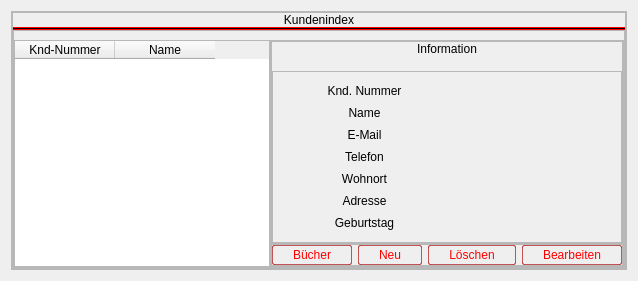
            <widget class="QWidget" name="userlistView">
             <layout class="QVBoxLayout" name="verticalLayout_13">
              <property name="spacing">
               <number>0</number>
              </property>
              <item>
               <widget class="QFrame" name="frame_38">
                <property name="frameShape">
                 <enum>QFrame::StyledPanel</enum>
                </property>
                <property name="frameShadow">
                 <enum>QFrame::Raised</enum>
                </property>
                <layout class="QVBoxLayout" name="verticalLayout_36">
                 <property name="spacing">
                  <number>0</number>
                 </property>
                 <property name="leftMargin">
                  <number>0</number>
                 </property>
                 <property name="topMargin">
                  <number>0</number>
                 </property>
                 <property name="rightMargin">
                  <number>0</number>
                 </property>
                 <property name="bottomMargin">
                  <number>0</number>
                 </property>
                 <item>
                  <widget class="QFrame" name="frame_39">
                   <property name="frameShape">
                    <enum>QFrame::StyledPanel</enum>
                   </property>
                   <property name="frameShadow">
                    <enum>QFrame::Raised</enum>
                   </property>
                   <layout class="QVBoxLayout" name="verticalLayout_37">
                    <property name="spacing">
                     <number>0</number>
                    </property>
                    <property name="leftMargin">
                     <number>0</number>
                    </property>
                    <property name="topMargin">
                     <number>0</number>
                    </property>
                    <property name="rightMargin">
                     <number>0</number>
                    </property>
                    <property name="bottomMargin">
                     <number>0</number>
                    </property>
                    <item>
                     <widget class="QLabel" name="label_8">
                      <property name="styleSheet">
                       <string notr="true">QLabel{
	
	font: 26pt &quot;Ethnocentric&quot;;
}</string>
                      </property>
                      <property name="text">
                       <string>Kundenindex</string>
                      </property>
                      <property name="alignment">
                       <set>Qt::AlignCenter</set>
                      </property>
                     </widget>
                    </item>
                    <item>
                     <widget class="Line" name="line">
                      <property name="minimumSize">
                       <size>
                        <width>1</width>
                        <height>0</height>
                       </size>
                      </property>
                      <property name="styleSheet">
                       <string notr="true">gridline-color: rgb(255, 0, 0);
background-color: rgb(255, 0, 0);</string>
                      </property>
                      <property name="frameShadow">
                       <enum>QFrame::Plain</enum>
                      </property>
                      <property name="midLineWidth">
                       <number>0</number>
                      </property>
                      <property name="orientation">
                       <enum>Qt::Horizontal</enum>
                      </property>
                     </widget>
                    </item>
                    <item>
                     <widget class="QFrame" name="frame_8">
                      <property name="frameShape">
                       <enum>QFrame::StyledPanel</enum>
                      </property>
                      <property name="frameShadow">
                       <enum>QFrame::Raised</enum>
                      </property>
                      <layout class="QHBoxLayout" name="horizontalLayout_11">
                       <property name="spacing">
                        <number>0</number>
                       </property>
                       <property name="leftMargin">
                        <number>0</number>
                       </property>
                       <property name="topMargin">
                        <number>9</number>
                       </property>
                       <property name="rightMargin">
                        <number>0</number>
                       </property>
                       <property name="bottomMargin">
                        <number>0</number>
                       </property>
                       <item>
                        <widget class="QTableWidget" name="userTable">
                         <property name="editTriggers">
                          <set>QAbstractItemView::NoEditTriggers</set>
                         </property>
                         <property name="selectionBehavior">
                          <enum>QAbstractItemView::SelectRows</enum>
                         </property>
                         <property name="textElideMode">
                          <enum>Qt::ElideMiddle</enum>
                         </property>
                         <property name="sortingEnabled">
                          <bool>true</bool>
                         </property>
                         <column>
                          <property name="text">
                           <string>Knd-Nummer</string>
                          </property>
                         </column>
                         <column>
                          <property name="text">
                           <string>Name</string>
                          </property>
                         </column>
                        </widget>
                       </item>
                       <item>
                        <widget class="QFrame" name="frame_9">
                         <property name="sizePolicy">
                          <sizepolicy hsizetype="Expanding" vsizetype="Preferred">
                           <horstretch>0</horstretch>
                           <verstretch>0</verstretch>
                          </sizepolicy>
                         </property>
                         <property name="frameShape">
                          <enum>QFrame::StyledPanel</enum>
                         </property>
                         <property name="frameShadow">
                          <enum>QFrame::Raised</enum>
                         </property>
                         <layout class="QVBoxLayout" name="verticalLayout_12">
                          <property name="spacing">
                           <number>0</number>
                          </property>
                          <property name="leftMargin">
                           <number>0</number>
                          </property>
                          <property name="topMargin">
                           <number>0</number>
                          </property>
                          <property name="rightMargin">
                           <number>0</number>
                          </property>
                          <property name="bottomMargin">
                           <number>0</number>
                          </property>
                          <item alignment="Qt::AlignVCenter">
                           <widget class="QFrame" name="frame_11">
                            <property name="sizePolicy">
                             <sizepolicy hsizetype="Preferred" vsizetype="Expanding">
                              <horstretch>0</horstretch>
                              <verstretch>0</verstretch>
                             </sizepolicy>
                            </property>
                            <property name="frameShape">
                             <enum>QFrame::StyledPanel</enum>
                            </property>
                            <property name="frameShadow">
                             <enum>QFrame::Raised</enum>
                            </property>
                            <layout class="QVBoxLayout" name="verticalLayout_14">
                             <property name="spacing">
                              <number>15</number>
                             </property>
                             <property name="leftMargin">
                              <number>0</number>
                             </property>
                             <property name="topMargin">
                              <number>0</number>
                             </property>
                             <property name="rightMargin">
                              <number>0</number>
                             </property>
                             <property name="bottomMargin">
                              <number>0</number>
                             </property>
                             <item alignment="Qt::AlignHCenter|Qt::AlignVCenter">
                              <widget class="QLabel" name="label_9">
                               <property name="styleSheet">
                                <string notr="true">QLabel{
	
	font: 16pt &quot;Ethnocentric&quot;;
}</string>
                               </property>
                               <property name="text">
                                <string>Information</string>
                               </property>
                              </widget>
                             </item>
                             <item alignment="Qt::AlignTop">
                              <widget class="QFrame" name="frame_12">
                               <property name="sizePolicy">
                                <sizepolicy hsizetype="Preferred" vsizetype="Expanding">
                                 <horstretch>0</horstretch>
                                 <verstretch>0</verstretch>
                                </sizepolicy>
                               </property>
                               <property name="frameShape">
                                <enum>QFrame::StyledPanel</enum>
                               </property>
                               <property name="frameShadow">
                                <enum>QFrame::Raised</enum>
                               </property>
                               <layout class="QGridLayout" name="gridLayout">
                                <property name="leftMargin">
                                 <number>12</number>
                                </property>
                                <property name="topMargin">
                                 <number>12</number>
                                </property>
                                <property name="rightMargin">
                                 <number>12</number>
                                </property>
                                <property name="bottomMargin">
                                 <number>12</number>
                                </property>
                                <property name="horizontalSpacing">
                                 <number>6</number>
                                </property>
                                <property name="verticalSpacing">
                                 <number>8</number>
                                </property>
                                <item row="2" column="1">
                                 <widget class="QLabel" name="usermailLabel">
                                  <property name="text">
                                   <string/>
                                  </property>
                                 </widget>
                                </item>
                                <item row="0" column="1">
                                 <widget class="QLabel" name="kndNumLabel">
                                  <property name="text">
                                   <string/>
                                  </property>
                                 </widget>
                                </item>
                                <item row="1" column="1">
                                 <widget class="QLabel" name="usernameLabel">
                                  <property name="text">
                                   <string/>
                                  </property>
                                 </widget>
                                </item>
                                <item row="1" column="0">
                                 <widget class="QLabel" name="label_10">
                                  <property name="styleSheet">
                                   <string notr="true">QLabel{
	font: 12px &quot;Ethnocentric&quot;;
}</string>
                                  </property>
                                  <property name="text">
                                   <string>Name</string>
                                  </property>
                                  <property name="alignment">
                                   <set>Qt::AlignCenter</set>
                                  </property>
                                 </widget>
                                </item>
                                <item row="3" column="0">
                                 <widget class="QLabel" name="label_20">
                                  <property name="sizePolicy">
                                   <sizepolicy hsizetype="Preferred" vsizetype="Preferred">
                                    <horstretch>0</horstretch>
                                    <verstretch>0</verstretch>
                                   </sizepolicy>
                                  </property>
                                  <property name="styleSheet">
                                   <string notr="true">QLabel{
	
	font: 12px &quot;Ethnocentric&quot;;
}</string>
                                  </property>
                                  <property name="text">
                                   <string>Telefon</string>
                                  </property>
                                  <property name="alignment">
                                   <set>Qt::AlignCenter</set>
                                  </property>
                                 </widget>
                                </item>
                                <item row="5" column="1">
                                 <widget class="QLabel" name="usercityLabel">
                                  <property name="text">
                                   <string/>
                                  </property>
                                 </widget>
                                </item>
                                <item row="2" column="0">
                                 <widget class="QLabel" name="label_12">
                                  <property name="styleSheet">
                                   <string notr="true">QLabel{
	
	font: 12px &quot;Ethnocentric&quot;;
}</string>
                                  </property>
                                  <property name="text">
                                   <string>E-Mail</string>
                                  </property>
                                  <property name="alignment">
                                   <set>Qt::AlignCenter</set>
                                  </property>
                                 </widget>
                                </item>
                                <item row="0" column="0">
                                 <widget class="QLabel" name="label_14">
                                  <property name="styleSheet">
                                   <string notr="true">QLabel{
	font: 12px &quot;Ethnocentric&quot;;
}</string>
                                  </property>
                                  <property name="text">
                                   <string>Knd. Nummer</string>
                                  </property>
                                  <property name="alignment">
                                   <set>Qt::AlignCenter</set>
                                  </property>
                                 </widget>
                                </item>
                                <item row="5" column="0">
                                 <widget class="QLabel" name="label_18">
                                  <property name="sizePolicy">
                                   <sizepolicy hsizetype="Preferred" vsizetype="Preferred">
                                    <horstretch>0</horstretch>
                                    <verstretch>0</verstretch>
                                   </sizepolicy>
                                  </property>
                                  <property name="styleSheet">
                                   <string notr="true">QLabel{
	
	font: 12px &quot;Ethnocentric&quot;;
}</string>
                                  </property>
                                  <property name="text">
                                   <string>Wohnort</string>
                                  </property>
                                  <property name="alignment">
                                   <set>Qt::AlignCenter</set>
                                  </property>
                                 </widget>
                                </item>
                                <item row="6" column="1">
                                 <widget class="QLabel" name="useradressLabel">
                                  <property name="text">
                                   <string/>
                                  </property>
                                 </widget>
                                </item>
                                <item row="3" column="1">
                                 <widget class="QLabel" name="userphoneLabel">
                                  <property name="text">
                                   <string/>
                                  </property>
                                 </widget>
                                </item>
                                <item row="6" column="0">
                                 <widget class="QLabel" name="label_16">
                                  <property name="styleSheet">
                                   <string notr="true">QLabel{
	
	font: 12px &quot;Ethnocentric&quot;;
}</string>
                                  </property>
                                  <property name="text">
                                   <string>Adresse</string>
                                  </property>
                                  <property name="alignment">
                                   <set>Qt::AlignCenter</set>
                                  </property>
                                 </widget>
                                </item>
                                <item row="7" column="0">
                                 <widget class="QLabel" name="label_11">
                                  <property name="styleSheet">
                                   <string notr="true">QLabel{
	font: 12px &quot;Ethnocentric&quot;;
}</string>
                                  </property>
                                  <property name="text">
                                   <string>Geburtstag</string>
                                  </property>
                                  <property name="alignment">
                                   <set>Qt::AlignCenter</set>
                                  </property>
                                 </widget>
                                </item>
                                <item row="7" column="1">
                                 <widget class="QLabel" name="usergbLabel">
                                  <property name="text">
                                   <string/>
                                  </property>
                                 </widget>
                                </item>
                               </layout>
                              </widget>
                             </item>
                            </layout>
                           </widget>
                          </item>
                          <item alignment="Qt::AlignHCenter">
                           <widget class="QFrame" name="frame_10">
                            <property name="styleSheet">
                             <string notr="true">QPushButton{
	border: 1px solid rgba(170, 0, 0,165);
	padding: 2px 20px;
	border-radius: 2%;
	color: rgb(255, 0, 0)
}

QPushButton::Hover{
	border: 1.4px solid rgb(255, 0, 0);
	background-color: qlineargradient(spread:pad, x1:0, y1:0, x2:1, y2:1, stop:0 rgba(255, 0, 0, 70), stop:1 rgba(65, 0, 0, 70));
	
}

QPushButton::Pressed{
	border: 1.4px solid;
	background-color: qlineargradient(spread:pad, x1:0, y1:0, x2:1, y2:1, stop:0  rgba(65, 0, 0, 255), stop:1 rgba(255, 0, 0, 255));
	border-color: rgb(255, 0, 0);
	color: #FFF;
}</string>
                            </property>
                            <property name="frameShape">
                             <enum>QFrame::StyledPanel</enum>
                            </property>
                            <property name="frameShadow">
                             <enum>QFrame::Raised</enum>
                            </property>
                            <layout class="QHBoxLayout" name="horizontalLayout_12">
                             <property name="leftMargin">
                              <number>0</number>
                             </property>
                             <property name="topMargin">
                              <number>0</number>
                             </property>
                             <property name="rightMargin">
                              <number>0</number>
                             </property>
                             <property name="bottomMargin">
                              <number>0</number>
                             </property>
                             <item>
                              <widget class="QPushButton" name="showUserBookBtn">
                               <property name="text">
                                <string>Bücher</string>
                               </property>
                              </widget>
                             </item>
                             <item>
                              <widget class="QPushButton" name="newUserBtn">
                               <property name="text">
                                <string>Neu</string>
                               </property>
                              </widget>
                             </item>
                             <item>
                              <widget class="QPushButton" name="deleteUserBtn">
                               <property name="text">
                                <string>Löschen</string>
                               </property>
                              </widget>
                             </item>
                             <item>
                              <widget class="QPushButton" name="userEditBtn">
                               <property name="text">
                                <string>Bearbeiten</string>
                               </property>
                              </widget>
                             </item>
                            </layout>
                           </widget>
                          </item>
                         </layout>
                        </widget>
                       </item>
                      </layout>
                     </widget>
                    </item>
                   </layout>
                  </widget>
                 </item>
                </layout>
               </widget>
              </item>
             </layout>
            </widget>
